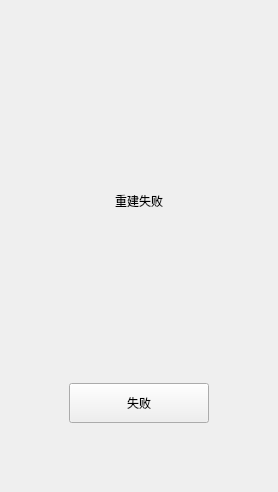
                     <widget class="QWidget" name="page_17">
                      <layout class="QHBoxLayout" name="horizontalLayout_64">
                       <item>
                        <layout class="QHBoxLayout" name="horizontalLayout_66">
                         <property name="leftMargin">
                          <number>9</number>
                         </property>
                         <property name="topMargin">
                          <number>9</number>
                         </property>
                         <property name="rightMargin">
                          <number>9</number>
                         </property>
                         <property name="bottomMargin">
                          <number>9</number>
                         </property>
                         <item>
                          <spacer name="horizontalSpacer_29">
                           <property name="orientation">
                            <enum>Qt::Horizontal</enum>
                           </property>
                           <property name="sizeType">
                            <enum>QSizePolicy::Preferred</enum>
                           </property>
                           <property name="sizeHint" stdset="0">
                            <size>
                             <width>40</width>
                             <height>20</height>
                            </size>
                           </property>
                          </spacer>
                         </item>
                         <item>
                          <layout class="QVBoxLayout" name="verticalLayout_611">
                           <property name="spacing">
                            <number>11</number>
                           </property>
                           <property name="leftMargin">
                            <number>9</number>
                           </property>
                           <property name="topMargin">
                            <number>11</number>
                           </property>
                           <property name="rightMargin">
                            <number>9</number>
                           </property>
                           <property name="bottomMargin">
                            <number>9</number>
                           </property>
                           <item>
                            <spacer name="verticalSpacer_26">
                             <property name="orientation">
                              <enum>Qt::Vertical</enum>
                             </property>
                             <property name="sizeType">
                              <enum>QSizePolicy::Fixed</enum>
                             </property>
                             <property name="sizeHint" stdset="0">
                              <size>
                               <width>20</width>
                               <height>150</height>
                              </size>
                             </property>
                            </spacer>
                           </item>
                           <item>
                            <widget class="StyleLabel18" name="label_at_render_4">
                             <property name="minimumSize">
                              <size>
                               <width>0</width>
                               <height>40</height>
                              </size>
                             </property>
                             <property name="maximumSize">
                              <size>
                               <width>16777215</width>
                               <height>40</height>
                              </size>
                             </property>
                             <property name="text">
                              <string>重建失败</string>
                             </property>
                             <property name="alignment">
                              <set>Qt::AlignCenter</set>
                             </property>
                            </widget>
                           </item>
                           <item>
                            <layout class="QHBoxLayout" name="horizontalLayout_61">
                             <property name="topMargin">
                              <number>0</number>
                             </property>
                             <item>
                              <widget class="QLabel" name="label_8">
                               <property name="minimumSize">
                                <size>
                                 <width>140</width>
                                 <height>140</height>
                                </size>
                               </property>
                               <property name="maximumSize">
                                <size>
                                 <width>140</width>
                                 <height>140</height>
                                </size>
                               </property>
                               <property name="text">
                                <string/>
                               </property>
                               <property name="pixmap">
                                <pixmap resource="../themes/green/green.qrc">:/icon/images/icon/at_failed.png</pixmap>
                               </property>
                              </widget>
                             </item>
                            </layout>
                           </item>
                           <item>
                            <layout class="QHBoxLayout" name="horizontalLayout_62">
                             <property name="topMargin">
                              <number>0</number>
                             </property>
                             <item>
                              <widget class="StyleButton140x40" name="btnRebuildFailed">
                               <property name="minimumSize">
                                <size>
                                 <width>140</width>
                                 <height>40</height>
                                </size>
                               </property>
                               <property name="maximumSize">
                                <size>
                                 <width>140</width>
                                 <height>40</height>
                                </size>
                               </property>
                               <property name="text">
                                <string>失败</string>
                               </property>
                              </widget>
                             </item>
                            </layout>
                           </item>
                           <item>
                            <spacer name="verticalSpacer_27">
                             <property name="orientation">
                              <enum>Qt::Vertical</enum>
                             </property>
                             <property name="sizeHint" stdset="0">
                              <size>
                               <width>20</width>
                               <height>40</height>
                              </size>
                             </property>
                            </spacer>
                           </item>
                          </layout>
                         </item>
                         <item>
                          <spacer name="horizontalSpacer_30">
                           <property name="orientation">
                            <enum>Qt::Horizontal</enum>
                           </property>
                           <property name="sizeType">
                            <enum>QSizePolicy::Preferred</enum>
                           </property>
                           <property name="sizeHint" stdset="0">
                            <size>
                             <width>40</width>
                             <height>20</height>
                            </size>
                           </property>
                          </spacer>
                         </item>
                        </layout>
                       </item>
                      </layout>
                     </widget>
